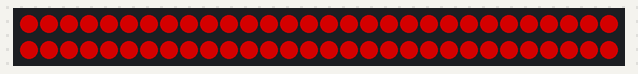
Bench run of a program on a simulated BBC micro:bit (MakeCode). On the bench: 60 RGB LEDs in strip order, left to right, continuing on the next row. Dim RGB values are drawn brighter than linear.

Above: at 2.68 s.
At 9.25 s:
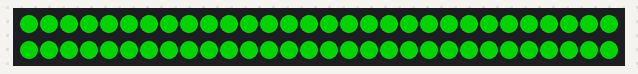
At 12.7 s:
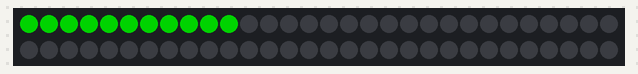
At 22.39 s:
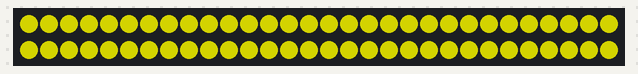
At 30.56 s:
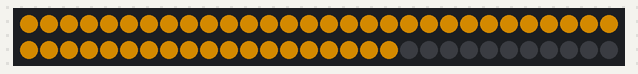
At 39.0 s:
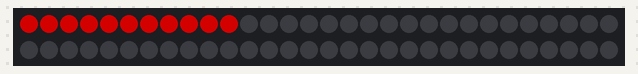

The program:

main.ts
```typescript
let strip: neopixel.Strip = null
let t = 0
let range: neopixel.Strip = null
basic.forever(function () {
    strip = neopixel.create(DigitalPin.P0, 60, NeoPixelMode.RGB)
    t = 50
    for (let index = 0; index < 4; index++) {
        t += -10
        for (let n = 0; n <= 60; n++) {
            range = strip.range(0, n)
            range.showColor(neopixel.colors(NeoPixelColors.Red))
            basic.pause(t)
            strip.clear()
        }
    }
    t = 50
    for (let index = 0; index < 4; index++) {
        t += -10
        for (let n = 0; n <= 60; n++) {
            range = strip.range(0, n)
            range.showColor(neopixel.colors(NeoPixelColors.Green))
            basic.pause(t)
            strip.clear()
        }
    }
    t = 50
    for (let index = 0; index < 4; index++) {
        t += -10
        for (let n = 0; n <= 60; n++) {
            range = strip.range(0, n)
            range.showColor(neopixel.colors(NeoPixelColors.Blue))
            basic.pause(t)
            strip.clear()
        }
    }
    t = 50
    for (let index = 0; index < 4; index++) {
        t += -10
        for (let n = 0; n <= 60; n++) {
            range = strip.range(0, n)
            range.showColor(neopixel.colors(NeoPixelColors.Yellow))
            basic.pause(t)
            strip.clear()
        }
    }
    t = 50
    for (let index = 0; index < 4; index++) {
        t += -10
        for (let n = 0; n <= 60; n++) {
            range = strip.range(0, n)
            range.showColor(neopixel.colors(NeoPixelColors.Orange))
            basic.pause(t)
            strip.clear()
        }
    }
})
```

test.ts
```typescript
// testes vão aqui; isto não será compilado quando este pacote for usado como uma extensão.
```
